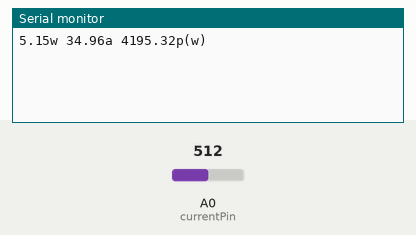
A sketch run on a simulated Arduino Uno, built with avr-gcc and run on an emulated ATmega328P. Shown: the last lines printed to the serial monitor. The inputs (shaded band) are chosen by the test bench; at power-on: A0 (currentPin) = 512.

Above: at 1.8 s.
1.9 s: A0 (currentPin) set to 716
At 2.8 s:
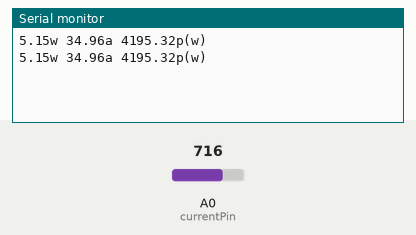
3.4 s: A0 (currentPin) set to 900
At 4.4 s:
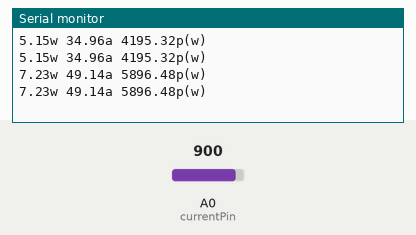
Timing chart, 0 to 6.4 s (numbered marks = the images above; inputs shaded):
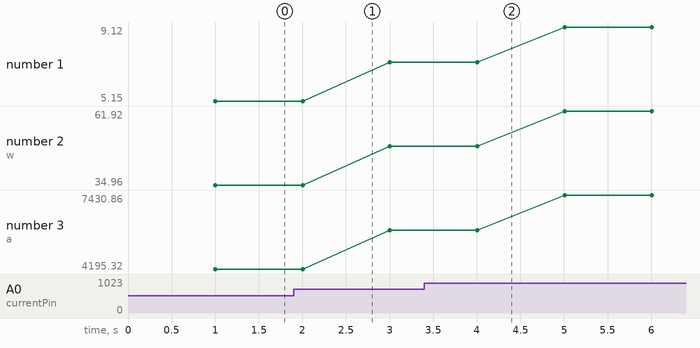

Measured:
- plotted number 1: 5.15 → 7.23 after the input at 1.9 s, 7.23 → 9.12 after the input at 3.4 s
- plotted number 2: 34.96 → 49.14 after the input at 1.9 s, 49.14 → 61.92 after the input at 3.4 s
- plotted number 3: 4195.32 → 5896.48 after the input at 1.9 s, 5896.48 → 7430.86 after the input at 3.4 s

The sketch:

Prototype3.ino
```cpp
double highest = 0;
int currentPin=A0;

void setup() {
  // put your setup code here, to run once:
  Serial.begin(9600);
}

void loop() {
  // put your main code here, to run repeatedly:
  double sensorValue = analogRead(currentPin);
  double current= abs((sensorValue-455)*710.9/1023+310)/10;
  delay(1000);

  double RMScurrent = current/sqrt(3);

  double power = (RMScurrent*255/1000);
  double kWh = (power*1/3600);
  double price = (kWh*21.80);
  double watt = current * 120;

  Serial.print(power);
  Serial.print("w ");
  Serial.print(current);
  Serial.print("a ");
  Serial.print(watt);
  Serial.println("p(w) ");
}
```
